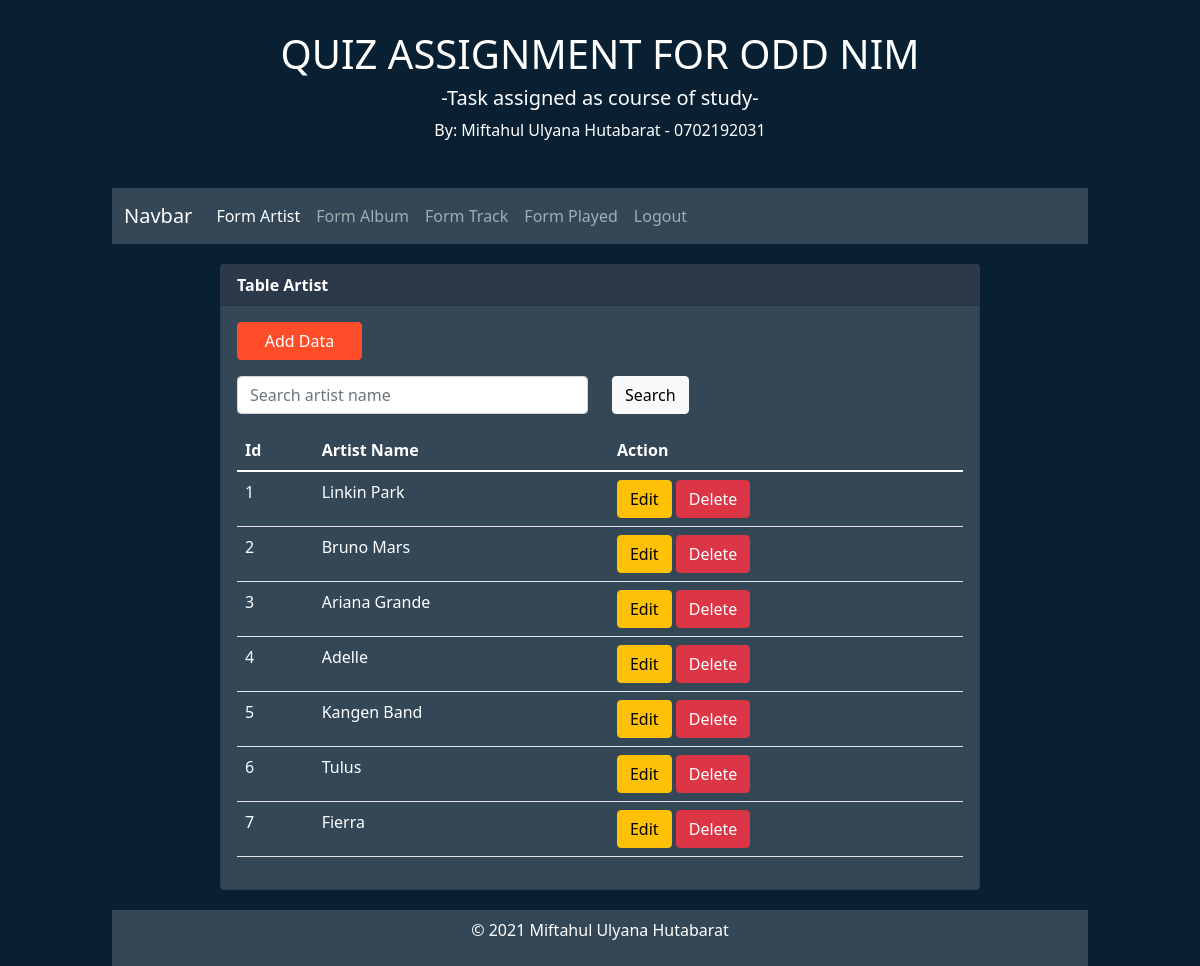
The page /PHP/belajar_crud_procedural/form_artist.php on the database its author committed.
### tables this page shows
CREATE TABLE `tb_artist` (
  `art_id` int(11) NOT NULL,
  `art_name` varchar(100) DEFAULT NULL
);

### PHP/belajar_crud_procedural/connection&readData.php (called while the page is built, shortened)
<?php
$conn = mysqli_connect("localhost", "root", "", "db_pbwd_quiz_ganjil");
function readData($queryRead){
    global $conn;
    $result = mysqli_query($conn, $queryRead);
    $rows = [];
    while($row = mysqli_fetch_assoc($result)){
        $rows[] = $row;
    }
    return $rows;
}
?>

### PHP/belajar_crud_procedural/form_artist.php (the view, shortened to what this page needs)
<?php
$rows_artist = readData("SELECT * FROM tb_artist ORDER BY art_id");
?>
<!DOCTYPE html>
<html lang="en">
<head>
    <link href="https://cdn.jsdelivr.net/npm/bootstrap@5.1.3/dist/css/bootstrap.min.css" rel="stylesheet">
</head>
<body style="background-color:#082032; color:white;">
    <div class="container" style="max-width:1000px;">
        <header style="color:white; padding:30px; text-align:center;">
            <h1>QUIZ ASSIGNMENT FOR ODD NIM</h1>
            <h5>-Task assigned as course of study-</h5>
            <p>By: Miftahul Ulyana Hutabarat - 0702192031</p>
        </header>
        <nav class="navbar navbar-expand-lg navbar-dark" style="background-color: #334756">
            <div class="container-fluid">
                <a class="navbar-brand" href="#">Navbar</a>
                <div class="collapse navbar-collapse" id="navbarNavAltMarkup">
                    <div class="navbar-nav">
                        <a class="nav-link active" aria-current="page" href="form_artist.php">Form Artist</a>
                        <a class="nav-link" href="form_album.php">Form Album</a>
                        <a class="nav-link" href="form_track.php">Form Track</a>
                        <a class="nav-link" href="form_played.php">Form Played</a>
                        <a class="nav-link" href="logout.php">Logout</a>
                    </div>
                </div>
            </div>
        </nav>
        <main style="max-width:800px; margin:10px auto;">
            <div class="card" style="background-color:#334756; margin:20px;">
                <div class="card-header" style="background-color:#2C394B; font-weight:bold;">
                    Table Artist
                </div>
                <div class="card-body">
                    <div class="mb-3 row" >
                        <button type="button" class="btn btn-primary col-sm-2" style="background-color: #FF4C29; border: 1px solid #FF4C29; margin-left:12px;" data-bs-toggle="modal" data-bs-target="#modalCreate">
                            Add Data
                        </button>
                    </div>
                    <form method="POST">
                        <div class="mb-3 row">
                            <div class="col-sm-6">
                                <input type="text" class="form-control" name="keyword" autofocus placeholder="Search artist name">
                            </div>
                            <div class="col-sm-1">
                                <button type="submit" name="btnSearch" class="btn btn-light">Search</button>
                            </div>
                        </div>
                    </form>
                    <table class="table table-hover text-white">
                        <thead>
                            <tr>
                                <th scope="col">Id</th>
                                <th scope="col">Artist Name</th>
                                <th scope="col">Action</th>
                            </tr>
                        </thead>
                        <tbody>
                        <?php foreach($rows_artist as $row_artist):?>
                            <tr>
                                <td scope = "row"> <?php echo $row_artist["art_id"]; ?> </td>
                                <td scope = "row"> <?php echo $row_artist["art_name"]; ?> </td>
                                <td scope = "row">
                                    <button type="button" class="btn btn-warning" data-bs-toggle="modal" data-bs-target="#modalEdit<?php echo $row_artist["art_id"];?>">
                                        Edit
                                    </button>
                                    <a 	href="form_artist.php?btnDelete&id=<?php echo $row_anggota["id_agt"];?>"
                                        onclick="return confirm('yakin ingin menghapus data?')">
                                        <button type="button" class="btn btn-danger">Delete</button>
                                    </a>
                                </td>
                            </tr>
                        <?php endforeach; ?>
                        </tbody>
                    </table>
                </div>
            </div>
        </main>
        <footer style="text-align:center; padding:8px; background-color: #334756;">
            <p>© 2021 Miftahul Ulyana Hutabarat</p>
        </footer>
    </div>
</body>
</html>

### rows shown on the page
tb_artist: art_id "1", art_name "Linkin Park"
tb_artist: art_id "2", art_name "Bruno Mars"
tb_artist: art_id "3", art_name "Ariana Grande"
tb_artist: art_id "4", art_name "Adelle"
tb_artist: art_id "5", art_name "Kangen Band"
tb_artist: art_id "6", art_name "Tulus"
tb_artist: art_id "7", art_name "Fierra"
